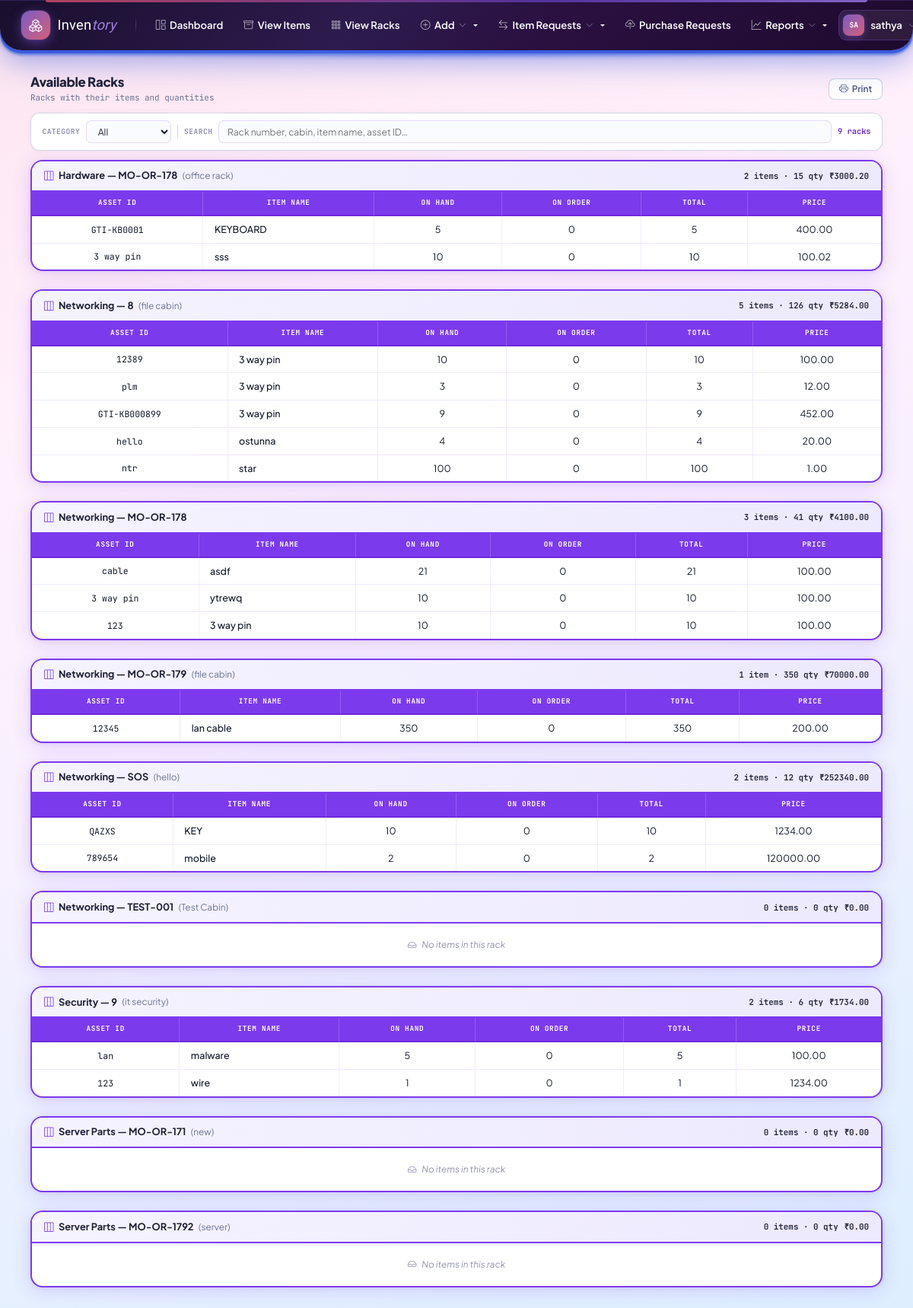
/available-racks/ (signed in), run on the app's committed database.
### inventory/models.py (models this page shows, shortened)
class User(AbstractUser):
    REQUIRED_FIELDS = ['email']
    stage = models.PositiveSmallIntegerField(default=1)
    full_name = models.CharField(max_length=200, blank=True, default='')
    mobile_number = models.CharField(max_length=30, blank=True, default='')
    category = models.CharField(
        max_length=50,
        blank=True,
        null=True
    )
    admin_section = models.CharField(
        max_length=100,
        blank=True,
        null=True
    )
    admin_department = models.CharField(
        max_length=100,
        blank=True,
        null=True
    )
    department = models.CharField(
        max_length=100,
        blank=True,
        null=True
    )
    section = models.CharField(
        max_length=100,
        blank=True,
        null=True
    )
    is_active = models.BooleanField(
        default=True,
        help_text='Designates whether this user should be treated as active.'
    )
    def is_stage1(self):
        return self.is_superuser or self.stage == 1
    def can_edit(self):
        return self.is_stage1() or self.is_stage2()
    def can_approve_issue_requests(self):
        return self.is_stage1() or self.is_stage2()
    def can_request_issue(self):
        return True  # all stages allowed
    def can_issue_items(self):
        return self.is_stage1() or self.is_stage2()
    def can_manage_users(self):
        return self.is_stage1()
    def allowed_categories(self):
        if self.is_stage1() or self.is_stage2():
            return [choice[0] for choice in CATEGORY_CHOICES]
        return []  # Stage 3 has no category access
    class Meta:
        verbose_name = 'User'
        verbose_name_plural = 'Users'

class Rack(models.Model):
    category = models.CharField(max_length=20, choices=CATEGORY_CHOICES, db_index=True)
    cabin_name = models.CharField(max_length=100, blank=True, default='')
    rack_number = models.CharField(max_length=50)
    rows = models.PositiveIntegerField(default=1)
    columns = models.PositiveIntegerField(default=1)
    number_of_racks = models.PositiveIntegerField(default=1, help_text='Number of racks in this cabin/setup')
    created_at = models.DateTimeField(auto_now_add=True)
    class Meta:
        unique_together = [('category', 'rack_number')]
        ordering = ['category', 'rack_number']

class Product(models.Model):
    category = models.CharField(max_length=20, choices=CATEGORY_CHOICES, db_index=True)
    asset_id = models.CharField(max_length=100)
    item_code = models.CharField(max_length=100, blank=True, default='')
    item_name = models.CharField(max_length=200)
    cabin_name = models.CharField(max_length=100, blank=True, default='')
    row_number = models.PositiveIntegerField(null=True, blank=True)
    column_number = models.PositiveIntegerField(null=True, blank=True)
    measurement_unit = models.CharField(max_length=20, choices=MEASUREMENT_UNIT_CHOICES, blank=True, default='')
    measurement_value = models.CharField(max_length=200, blank=True, default='')
    location = models.CharField(max_length=200, blank=True, default='')
    quantity_available = models.PositiveIntegerField(default=0)
    requested_count = models.PositiveIntegerField(default=0)
    price = models.DecimalField(max_digits=12, decimal_places=2, null=True, blank=True)
    rack = models.ForeignKey(Rack, on_delete=models.SET_NULL, null=True, blank=True, related_name='products')
    created_at = models.DateTimeField(auto_now_add=True)
    updated_at = models.DateTimeField(auto_now=True)
    class Meta:
        unique_together = [('category', 'asset_id')]
        ordering = ['category', 'asset_id']

### inventory/views.py (the view)
# urls.py: path('available-racks/', views.available_racks, name='available_racks'),
@login_required
def available_racks(request):
    if not (request.user.stage == 1 or request.user.stage == 2):
        messages.error(request, 'Only Stage 1 and 2 users can view available racks.')
        return redirect('inventory:dashboard')
    category = request.GET.get('category', '').strip()
    search = request.GET.get('search', '').strip()
    racks_query = Rack.objects.all()
    if category:
        racks_query = racks_query.filter(category=category)
    racks = racks_query.order_by('category', 'rack_number')
    rack_data = []
    for rack in racks:
        rack_matches_search = True
        if search:
            s = search.lower()
            rack_matches_search = (
                (rack.rack_number or '').lower().find(s) != -1
                or (rack.cabin_name or '').lower().find(s) != -1
            )
        products_query = Product.objects.filter(rack=rack).select_related('rack')
        if search:
            products_query = products_query.filter(
                Q(asset_id__icontains=search) |
                Q(item_name__icontains=search)
            )
        products = products_query.annotate(
            on_order=Coalesce(
                Sum(
                    Case(
                        When(
                            orders__status__in=[Order.STATUS_PENDING, Order.STATUS_PARTIAL],
                            then=F('orders__quantity_requested') - F('orders__quantity_provided'),
                        ),
                        default=0,
                        output_field=IntegerField(),
                    )
                ),
                0,
            )
        ).annotate(
            total_items=F('quantity_available') + F('on_order')
        )
        items = []
        total_value = Decimal('0.00')
        for product in products:
            if product.price is not None:
                try:
                    total_value += (Decimal(str(product.price)) * Decimal(int(product.quantity_available)))
                except Exception:
                    pass
            items.append({
                'asset_id': product.asset_id,
                'item_name': product.item_name,
                'quantity_available': product.quantity_available,
                'on_order': product.on_order,
                'total_items': product.total_items,
                'price': product.price,
            })
        if (not search) or items or rack_matches_search:
            rack_data.append({
                'rack': rack,
                'items': items,
                'total_items': len(items),
                'total_quantity': sum(item['quantity_available'] for item in items),
                'total_value': total_value,
            })
    return render(request, 'inventory/available_racks.html', {
        'rack_data': rack_data,
        'total_racks': len(rack_data),
        'selected_category': category,
        'search': search,
        'categories': [{'slug': c[0], 'name': c[1]} for c in CATEGORY_CHOICES],
    })

### inventory/templates/inventory/available_racks.html (shortened to what this page needs)
{% extends 'inventory/base.html' %}
{% block content %}
<div class="container-fluid">
<div class="ar-wrap">
    <div class="ar-top">
        <div>
            <h5>Available Racks</h5>
            <p>Racks with their items and quantities</p>
        </div>
        <button class="btn-print" onclick="doPrint()">
            <i class="bi bi-printer"></i> Print
        </button>
    </div>
    <div class="ar-filters">
        <span class="ar-filter-lbl">Category</span>
        <select id="ar-cat" onchange="arFilter()">
            <option value="">All</option>
        </select>
        <span class="ar-filter-lbl">Search</span>
        <input type="text" id="ar-q"
               placeholder="Rack number, cabin, item name, asset ID…"
               value="{{ search }}" oninput="arFilter()">
        <span class="ar-result-lbl" id="ar-badge">{{ rack_data|length }} rack{{ rack_data|length|pluralize }}</span>
    </div>
    {% if rack_data %}
        {% for rack_info in rack_data %}
        <div class="ar-rack-block"
             data-cat="{{ rack_info.rack.get_category_display|lower }}"
             data-q="{{ rack_info.rack.rack_number|lower }} {{ rack_info.rack.cabin_name|lower }} {% for item in rack_info.items %}{{ item.item_name|lower }} {{ item.asset_id|lower }} {% endfor %}">
            <div class="ar-rack-head">
                <div class="ar-rack-title">
                    <i class="bi bi-layout-three-columns"></i>
                    {{ rack_info.rack.get_category_display }} — {{ rack_info.rack.rack_number }}
                    {% if rack_info.rack.cabin_name %}
                    <span style="font-weight:400;color:#6b7490;font-size:0.74rem;">({{ rack_info.rack.cabin_name }})</span>
                    {% endif %}
                </div>
                <div class="ar-rack-meta">
                    <span class="ar-meta-pill items">
                        {{ rack_info.total_items }} item{{ rack_info.total_items|pluralize }} · {{ rack_info.total_quantity }} qty
                    </span>
                    <span class="ar-meta-pill value">
                        ₹{{ rack_info.total_value|floatformat:2 }}
                    </span>
                </div>
            </div>
            {% if rack_info.items %}
            <div class="ar-tbl-wrap">
                <table class="ar-tbl">
                    <thead>
                        <tr>
                            <th>Asset ID</th>
                            <th>Item Name</th>
                            <th>On Hand</th>
                            <th>On Order</th>
                            <th>Total</th>
                            <th>Price</th>
                        </tr>
                    </thead>
                    <tbody>
                        {% for item in rack_info.items %}
                        <tr>
                            <td class="td-id">{{ item.asset_id }}</td>
                            <td class="td-name">{{ item.item_name }}</td>
                            <td>{{ item.quantity_available }}</td>
                            <td>{{ item.on_order }}</td>
                            <td>{{ item.total_items }}</td>
                            <td>{{ item.price|default:"—" }}</td>
                        </tr>
                        {% endfor %}
                    </tbody>
                </table>
            </div>
            {% else %}
            <div class="ar-rack-empty">
                <i class="bi bi-inbox" style="margin-right:0.3rem;"></i> No items in this rack
            </div>
            {% endif %}
        </div>
        {% endfor %}
    {% else %}
    <div class="ar-no-results">
        <i class="bi bi-inbox"></i>
        {% if search or selected_category %}No racks match your filters.{% else %}No racks found.{% endif %}
    </div>
    {% endif %}
</div>
</div>
{% endblock %}

### inventory/templates/inventory/base.html (shortened to what this page needs)
{% load static %}
<!DOCTYPE html>
<html lang="en">
<head>
    <link href="https://cdn.jsdelivr.net/npm/bootstrap@5.3.2/dist/css/bootstrap.min.css" rel="stylesheet">
    <link href="https://cdn.jsdelivr.net/npm/bootstrap-icons@1.11.1/font/bootstrap-icons.css" rel="stylesheet">
</head>
<body>
    {% if user.is_authenticated %}
    <nav class="top-navbar">
        <a href="{% url 'inventory:dashboard' %}" class="nb-brand">
            <div class="nb-brand-icon"><i class="bi bi-boxes"></i></div>
            <span class="nb-brand-name">Inven<span>tory</span></span>
        </a>
        <a class="nb-link" href="{% url 'inventory:dashboard' %}">
            <i class="bi bi-grid-1x2"></i> Dashboard
        </a>
        <a class="nb-link" href="{% url 'inventory:view_items' %}">
            <i class="bi bi-archive"></i> View Items
        </a>
        {% if user.stage == 1 or user.stage == 2 %}
        <a class="nb-link" href="{% url 'inventory:view_racks' %}">
            <i class="bi bi-grid-3x3-gap"></i> View Racks
        </a>
        {% endif %}
        {% if user_can_edit %}
        <div class="dropdown">
            <a class="nb-link dropdown-toggle" href="#" data-bs-toggle="dropdown">
                <i class="bi bi-plus-circle"></i> Add <i class="bi bi-chevron-down"></i>
            </a>
        </div>
        {% endif %}
        {% if user_can_request_issue or user_can_approve_issue_requests or user_can_issue_items %}
        {% if user.stage == 3 %}
        <a class="nb-link" href="{% url 'inventory:issue_requests' %}">
            <i class="bi bi-arrow-left-right"></i> Item Requests
        </a>
        {% else %}
        <div class="dropdown">
            <a class="nb-link dropdown-toggle" href="#" data-bs-toggle="dropdown">
                <i class="bi bi-arrow-left-right"></i> Item Requests <i class="bi bi-chevron-down"></i>
            </a>
        </div>
        {% endif %}
        {% endif %}
        {% if user.stage != 3 %}
        <a class="nb-link" href="{% url 'inventory:management_upload_requests' %}">
            <i class="bi bi-cloud-upload"></i> Purchase Requests
        </a>
        {% endif %}
        {% if user_can_manage_users %}
        <div class="dropdown">
            <a class="nb-link dropdown-toggle" href="#" data-bs-toggle="dropdown">
                <i class="bi bi-graph-up"></i> Reports <i class="bi bi-chevron-down"></i>
            </a>
        </div>
        {% endif %}
        <div class="nb-right">
            <div class="dropdown">
                <a class="nb-user-btn dropdown-toggle" href="#" data-bs-toggle="dropdown">
                    <div class="nb-user-avatar">{{ user.username|slice:":2"|upper }}</div>
                    {{ user.username }}
                    <i class="bi bi-chevron-down"></i>
                </a>
            </div>
        </div>
    </nav>
    {% endif %}
    <main class="{% if user.is_authenticated %}main-wrap{% endif %}">
        {% block content %}{% endblock %}
    </main>
</body>
</html>

### data on the page
User: username "SA", username "sathya"
Rack: rack.category "Hardware", rack.rack_number "MO-OR-178", rack.cabin_name "office rack", total_items "2", total_quantity "15", total_value "3000.20", quantity_available "5" "10", on_order "0" "0", total_items "5" "10"
Product: asset_id "GTI-KB0001", item_name "KEYBOARD", price "400.00"
Product: asset_id "3 way pin", item_name "sss", price "100.02"
Rack: rack.category "Networking", rack.rack_number "8", rack.cabin_name "file cabin", total_items "5", total_quantity "126", total_value "5284.00", quantity_available "10" "3" "9" "4" "100", on_order "0" "0" "0" "0" "0", total_items "10" "3" "9" "4" "100"
Product: asset_id "12389", item_name "3 way pin", price "100.00"
Product: asset_id "plm", item_name "3 way pin", price "12.00"
Product: asset_id "GTI-KB000899", item_name "3 way pin", price "452.00"
Product: asset_id "hello", item_name "ostunna", price "20.00"
Product: asset_id "ntr", item_name "star", price "1.00"
Rack: rack.category "Networking", rack.rack_number "MO-OR-178", total_items "3", total_quantity "41", total_value "4100.00", quantity_available "21" "10" "10", on_order "0" "0" "0", total_items "21" "10" "10"
Product: asset_id "cable", item_name "asdf", price "100.00"
Product: asset_id "3 way pin", item_name "ytrewq", price "100.00"
Product: asset_id "123", item_name "3 way pin", price "100.00"
Rack: rack.category "Networking", rack.rack_number "MO-OR-179", rack.cabin_name "file cabin", total_items "1", total_quantity "350", total_value "70000.00", quantity_available "350", on_order "0", total_items "350"
Product: asset_id "12345", item_name "lan cable", price "200.00"
Rack: rack.category "Networking", rack.rack_number "SOS", rack.cabin_name "hello", total_items "2", total_quantity "12", total_value "252340.00", quantity_available "10" "2", on_order "0" "0", total_items "10" "2"
Product: asset_id "QAZXS", item_name "KEY", price "1234.00"
Product: asset_id "789654", item_name "mobile", price "120000.00"
Rack: rack.category "Networking", rack.rack_number "TEST-001", rack.cabin_name "Test Cabin", total_items "0", total_quantity "0", total_value "0.00", shows "No items in this rack"
Rack: rack.category "Security", rack.rack_number "9", rack.cabin_name "it security", total_items "2", total_quantity "6", total_value "1734.00", quantity_available "5" "1", on_order "0" "0", total_items "5" "1"
Product: asset_id "lan", item_name "malware", price "100.00"
Product: asset_id "123", item_name "wire", price "1234.00"
Rack: rack.category "Server Parts", rack.rack_number "MO-OR-171", rack.cabin_name "new", total_items "0", total_quantity "0", total_value "0.00", shows "No items in this rack"
Rack: rack.category "Server Parts", rack.rack_number "MO-OR-1792", rack.cabin_name "server", total_items "0", total_quantity "0", total_value "0.00", shows "No items in this rack"
